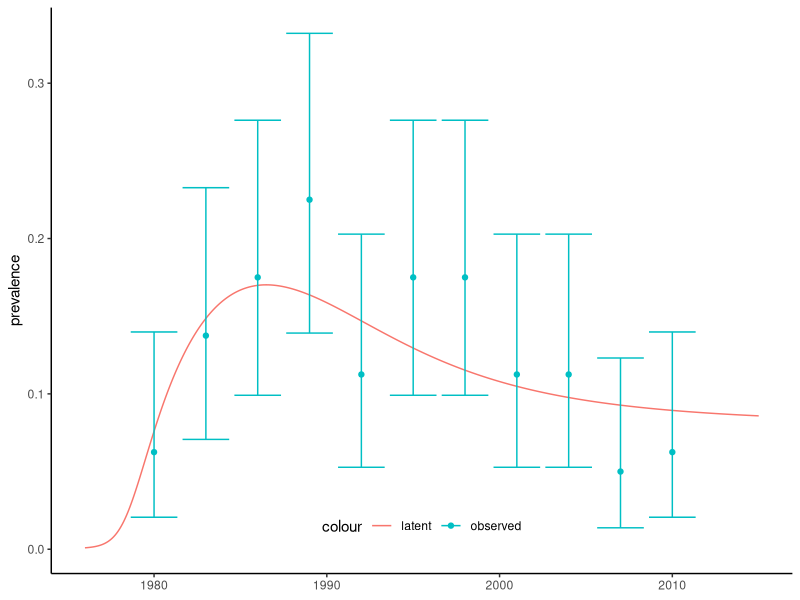
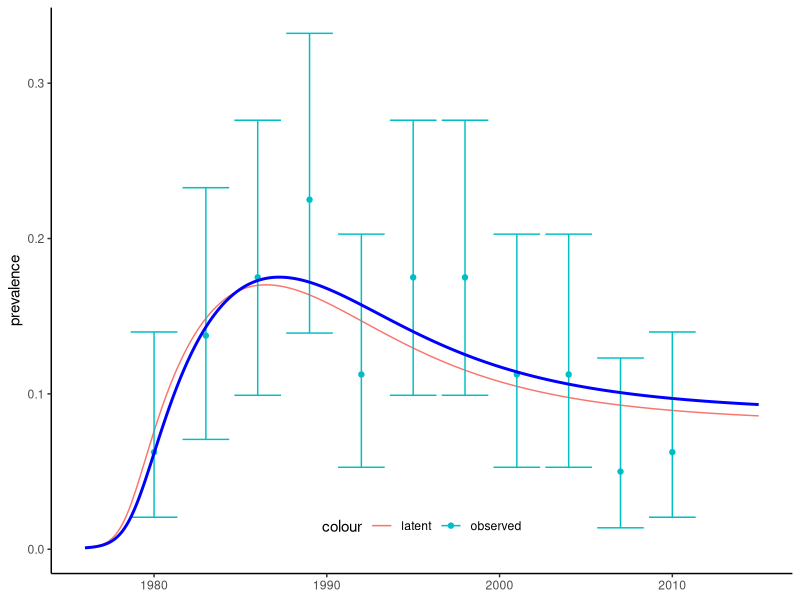
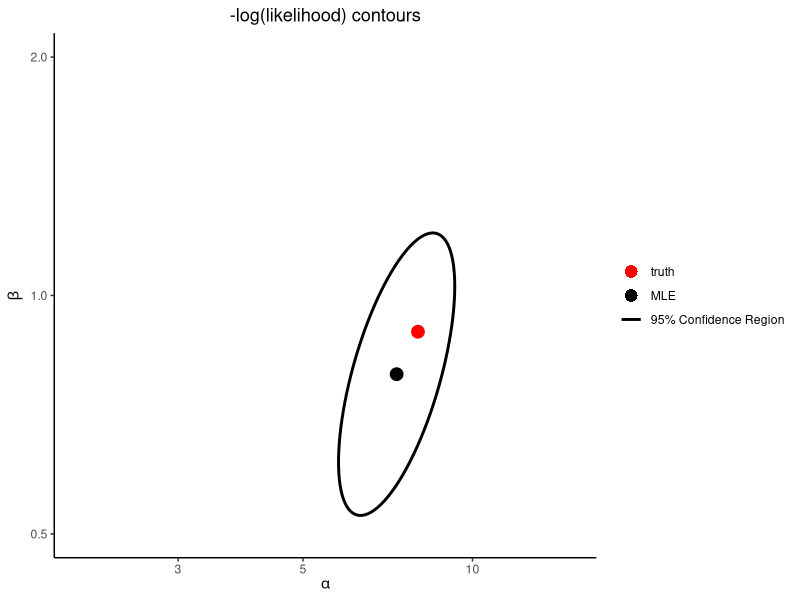
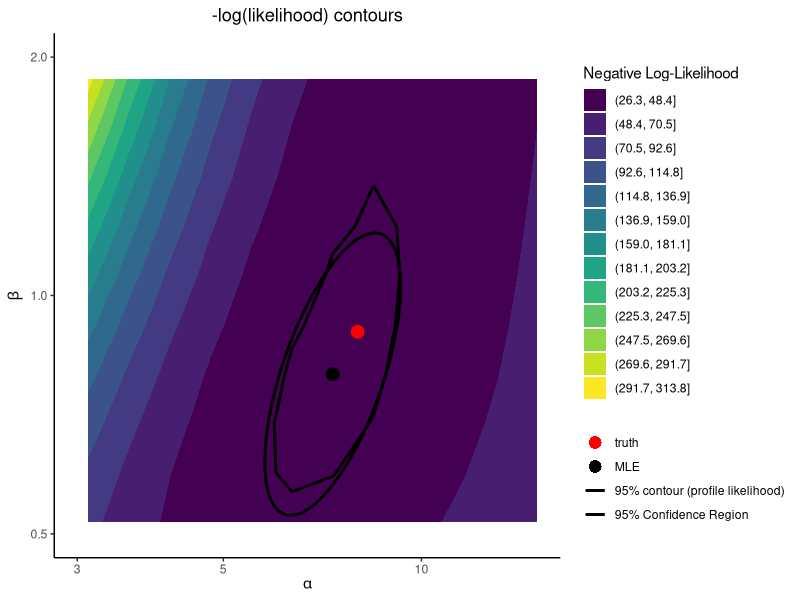

Reproduce these figures in R, in order.
#' Fitting 1: Fitting a dynamic SI model with Maximum Likelihood Estimation
#' Clinic on the Meaningful Modeling of Epidemiological Data
#' International Clinics on Infectious Disease Dynamics and Data (ICI3D) Program
#' African Institute for Mathematical Sciences, Muizenberg, RSA
#' (C) Steve Bellan, 2015, Seth Blumberg 2025, Carl Pearson 2026
#'
#' By the end of this tutorial you should ...
#'  * Understand how to simulate cross-sectional prevalence data around a
#'    simulated epidemic.
#'  * Calculate a binomial likelihood from these prevalence data and a fully
#'    specified epidemic model.
#'  * Use R's `optim` function to do multivariate optimization over transformed
#'    parameter space.
#'  * Understand the difference betweeen SANN and Nelder-Mead algorithms
#'  * Create 95% CIs and contours from the hessian matrix
#'  * Create 95% CIs and contours based on the likelihood ratio
#'
#' n.b. the code below uses `roxygen2` syntax for annotating comments. That
#' includes providing example calls of the functions in @examples blocks.
#' The code in @examples blocks

################################################################################
# SECTION 0: SETUP #############################################################
################################################################################

library(deSolve)
library(ggplot2)
library(ellipse)

#' @title Check if a value is a positive scalar
#'
#' @param x The value to check.
#' @return logical. `TRUE` if `x` is a positive scalar, `FALSE` otherwise.
is_positive_scalar <- function(x) {
  is.numeric(x) && length(x) == 1 && !is.na(x) && x > 0
}

#' @title Check if a value is a proportion
#'
#' @param x The value to check.
#' @return logical. `TRUE` if `x` is a proportion, `FALSE` otherwise.
is_proportion <- function(x) {
  is.numeric(x) && length(x) == 1 && !is.na(x) && x >= 0 && x <= 1
}

#' @title Collect Disease Parameters
#'
#' @description
#' Creates a list of disease parameters with their default values for the HIV
#' epidemic model.
#'
#' This function captures its local environment variables using
#' `as.list(environment())` to construct a named list from the arguments while
#' providing convenient defaults. This function also validates those parameters.
#'
#' @param Beta numeric. Transmission rate (infectious contacts per
#'   year-infectious-persons). Default is 0.9.
#' @param alpha numeric. Decline in transmission coefficient with prevalence
#'   (unitless). Default is 8.
#' @param progRt numeric. Progression rate, defined as `n` divided by
#'   the life-with-HIV expectancy, where `n` is the number of boxcars
#'   (1 / year). Default is 4/10.
#' @param birthRt numeric. Birth rate, representing the proportion of people
#'   who give birth per year (new people / current people / year).
#'   Default is 0.03.
#' @param deathRt numeric. Background death rate, defined as 1 divided by
#'   the life expectancy (1 / year). Default is 1/60.
#'
#' @return list. A named list containing the defined disease parameters.
#'
#' @examples
#' disease_params()
#' disease_params(Beta = .2)
disease_params <- function(
  Beta = 0.9,
  alpha = 8,
  progRt = (4 / 10),
  birthRt = .03 / 1,
  deathRt = 1 / 60
) {
  stopifnot(
    "Beta must be a positive scalar" = is_positive_scalar(Beta),
    "progRt must be a positive scalar" = is_positive_scalar(progRt),
    "birthRt must be a positive scalar" = is_positive_scalar(birthRt),
    "deathRt must be a positive scalar" = is_positive_scalar(deathRt)
  )
  return(as.list(environment()))
}

#' @title Initialize State Variables from Prevalence
#'
#' @description
#' Creates a named vector of initial state values (proportions of the
#' population) for the SI ODE model given the initial prevalence.
#'
#' @param initPrev numeric. The initial prevalence at the start of the
#'   simulation, which must be a proportion (between 0 and 1 inclusive).
#'   Default is `exp(-7)`.
#'
#' @return numeric. A named vector of initial proportions for state variables:
#'   `S` (susceptibles), `I1`, `I2`, `I3`, `I4` (infected classes), `CI`
#'   (cumulative incidence), and `CD` (cumulative deaths).
#'
#' @examples
#' initialize_from_prev()
#' initialize_from_prev(0.01)
initialize_from_prev <- function(
  initPrev = exp(-7)
) {
  stopifnot(
    "initPrev must be a proportion between 0 and 1" = is_proportion(initPrev)
  )
  return(c(
    S = 1 - initPrev,
    I1 = initPrev,
    I2 = 0,
    I3 = 0,
    I4 = 0,
    CI = 0,
    CD = 0
  ))
}

#' @title SI ODE Model with Four Infected Boxcars
#'
#' @description
#' Calculates the derivatives for the SI (Susceptible-Infected) epidemic model
#' with 4 boxcar stages of infection. This model is equivalent to the third
#' model in the HIV in Harare tutorial, although some parameters may differ.
#'
#' @param tt numeric. The current time point in the integration.
#' @param yy numeric. Named vector of current state variable values: `S`
#'   (susceptible), `I1`, `I2`, `I3`, `I4` (infected classes), `CI`
#'   (cumulative incidence), and `CD` (cumulative deaths).
#' @param parms list. A list of disease parameters containing:
#'   * `Beta`: transmission rate
#'   * `alpha`: decline in transmission coefficient with prevalence
#'   * `progRt`: progression rate through boxcars
#'   * `birthRt`: birth rate
#'   * `deathRt`: natural death rate
#'
#' @return list. A list containing a single numeric vector of the state
#'   variable derivatives.
#'
#' @examples
#' dHIV_SI4(0, initialize_from_prev(), disease_params())
dHIV_SI4 <- function(tt, yy, parms) {
  with(c(parms, as.list(yy)), {
    ## State variables are: S, I1, I2, I3, I4; tracking states CI, CD
    pop_N <- sum(yy) ## total population
    pop_I <- pop_N - S
    prev_I <- pop_I / pop_N
    transmissionCoef <- Beta * exp(-alpha * prev_I)

    # processes
    infection <- transmissionCoef * prev_I * S
    birth <- birthRt * pop_N
    death <- deathRt * yy[1:5]
    progress <- progRt * yy[2:5]

    deriv <- rep(NA, length(yy))
    ## state variable derivatives (ODE system)
    ## Susceptibles
    deriv[1] <- birth - death[1] - infection
    ## I Boxcars
    ## each lose their progress, gain earlier progress, die of natural causes
    deriv[2:5] <- -progress + c(infection, progress[1:3]) - death[2:5]
    ## Cumulative Incidence
    deriv[6] <- infection
    ## Cumulative Disease Induced Death, i.e progression from final boxcar
    deriv[7] <- progress[4]

    return(list(deriv))
  })
}

#' @title Simulate Epidemic
#'
#' @description
#' Runs the deterministic model simulation using the specified ODE system,
#' initial state values, time sequence, and disease parameters.
#'
#' @param init numeric. Named vector of initial state values. Default is
#'   `initialize_from_prev()`.
#' @param tseq numeric. Sequence of times at which model predictions are
#'   desired. Default is monthly steps from 1976 to 2015.
#' @param modFunction function. The ODE system derivative function (such as
#'   `dHIV_SI4`). Default is `dHIV_SI4`.
#' @param parms list. List of disease parameters. Default is `disease_params()`.
#'
#' @return data.frame. A data frame of simulated outputs containing:
#'   * `time`: time points of predictions
#'   * state variables (`S`, `I1` to `I4`, `CI`, `CD`)
#'   * `I`: total infected population (`I1 + I2 + I3 + I4`)
#'   * `N`: total population (`S + I`)
#'   * `P`: infected prevalence (`I / N`)
#'
#' @examples
#' simEpidemic()
simEpidemic <- function(
  init = initialize_from_prev(),
  parms = disease_params(),
  tseq = seq(1976, 2015, by = 1 / 12),
  t0 = 1976,
  modFunction = dHIV_SI4
) {
  tkeep <- unique(sort(tseq))
  tcalc <- unique(sort(c(t0, tkeep)))
  # n.b. a `within` block works within a data frame to calculate new values
  return(
    lsoda(init, tcalc, modFunction, parms = parms) |>
      as.data.frame() |>
      within({
        I <- I1 + I2 + I3 + I4
        N <- S + I
        P <- I / N
      }) |>
      subset(time %in% tkeep)
  )
}

#' @title Sample Epidemic
#'
#' @description
#' Simulates drawing cross-sectional samples of individuals from a simulated
#' epidemic at specified time points, testing them, and calculating sample
#' prevalence alongside binomial confidence intervals.
#'
#' @param simDat data.frame. Simulated epidemic data, typically the output
#'   of `simEpidemic()`. Must contain columns `time` and `P`.
#' @param sampleDates numeric. Vector of dates at which to sample the
#'   population. Default is every 3 years from 1980 to 2010.
#' @param numSamp numeric. Vector indicating the number of individuals
#'   sampled at each date. Default is 80 individuals per date.
#'
#' @return data.frame. A data frame with columns:
#'   * `time`: sample dates
#'   * `numPos`: simulated number of positive cases
#'   * `numSamp`: number of individuals sampled
#'   * `sampPrev`: sample prevalence (`numPos / numSamp`)
#'   * `lci`: lower binomial confidence interval bound
#'   * `uci`: upper binomial confidence interval bound
#'
#' @examples
#' sampleEpidemic(simEpidemic())
sampleEpidemic <- function(
  simDat,
  sampleDates = seq(1980, 2010, by = 3),
  numSamp = rep(80, length(sampleDates)),
  seed = 1
) {
  set.seed(seed)
  data_subset <- subset(simDat, time %in% sampleDates)
  if (nrow(data_subset) != length(sampleDates)) {
    warning(
      "The following sampleDates are not present in simDat: ",
      toString(setdiff(sampleDates, simDat$time))
    )
    numSamp <- numSamp[which(sampleDates %in% simDat$time)]
  }

  return(
    within(data_subset, {
      numSamp <- numSamp # save the number of samples
      numPos <- rbinom(length(numSamp), numSamp, P) # draw samples
      .bt <- t(mapply(
        function(x, n) {
          tmp <- binom.test(x, n)
          unname(c(tmp$estimate, tmp$conf.int))
        },
        x = numPos,
        n = numSamp
      ))
      sampPrev <- .bt[, 1]
      lci <- .bt[, 2]
      uci <- .bt[, 3]
    })[, c("time", "numSamp", "numPos", "sampPrev", "lci", "uci")]
  )
}

################################################################################
# SECTION 1: CREATE AN EPIDEMIC TRUTH + OBSERVATION ############################
################################################################################

## Run system of ODEs for "true" parameter values
trueParms <- disease_params()
# Simulated epidemic (underlying process)
simDat <- simEpidemic(parms = trueParms)

# Simulate *observed* data about the epidemic
myDat <- sampleEpidemic(simDat)

# Plot simulated prevalence and sample data using ggplot2
plot_sim_vs_obs <- ggplot() +
  aes(x = time) +
  geom_line(aes(y = P, color = "latent"), simDat) +
  geom_point(aes(y = sampPrev, color = "observed"), myDat) +
  geom_errorbar(aes(ymin = lci, ymax = uci, color = "observed"), myDat) +
  labs(x = NULL, y = "prevalence") +
  theme_classic() +
  theme(
    legend.position = "inside",
    legend.position.inside = c(0.5, 0.05),
    legend.justification.inside = c(0.5, 0),
    legend.direction = "horizontal"
  )

print(plot_sim_vs_obs)

## To start, we need to write a likelihood function that gives the
## probability that a given parameter set (Beta, alpha values) would generate
## the observed data. Remember that we are assuming that there is some true
## underlying epidemic curve that is deterministic and the data we observe
## are only noisy because of sampling/observation error (not because the
## underlying curve is also noisy, i.e. process error, which would be
## particularly likely for epidemics in small populations).

## We assume binomial sampling errors. So we can write the -log-likelihood as
## the probability of observing the observed number positive out of each
## sample if the prevalence is the value generated by a model parameterized
## by a given set of parameters:

#' @title Negative Log-Likelihood for HIV SI4 Model
#'
#' @description
#' Calculates the negative log-likelihood of the observed data given a set of
#' disease parameters. This assumes binomial sampling errors at the observed
#' time points.
#'
#' @param parms list. List of disease parameters. Default is `disease_params()`.
#' @param obsDat data.frame. Observed data containing columns `time`, `numPos`,
#'   and `numSamp`. Default is `myDat`.
#' @param t0 numeric. The starting time of the epidemic simulation. Default
#'   is 1976.
#'
#' @return numeric. The negative log-likelihood value.
#'
#' @examples
#' # log likelihood of the true parameters (which we usually never know)
#' nllikelihood(disease_params())
#' # ... vs some random guess
#' nllikelihood(disease_params(Beta = 3, alpha = 1))
nllikelihood <- function(
  parms = disease_params(),
  obsDat = myDat
) {
  # simulate an epidemic corresponding to parms, evaluated
  simDat <- simEpidemic(tseq = obsDat$time, parms = parms)
  nlls <- -dbinom(
    obsDat$numPos,
    obsDat$numSamp,
    prob = simDat$P,
    log = TRUE
  )
  return(sum(nlls))
}

## First look up how optim() works. The more you read through the help
## file the easier this will be!!! In particular make sure you understand that
## the first argument of optim must be the initial values of the parameters to
## be fitted (i.e. Beta & alpha) and that any other parameters to be fixed are
## given as additional arguments (in the help file under "...")
## ?optim

#' @title Substitute and Update Parameters
#'
#' @description
#' Combines fitted and fixed parameters into a single list suitable for the
#' epidemic model. Parameters whose names start with `"log_"` are
#' automatically exponentiated back to their untransformed scale.
#'
#' @param fit.params numeric. Named vector of parameters being fitted.
#' @param fixed.params list. List of fixed parameters, typically the output
#'   of `disease_params()`. Default is `disease_params()`.
#'
#' @return list. A list of all parameters (both fixed and fitted) on their
#'   original (unlogged) scale.
#'
#' @examples
#' guess_params <- c(log_Beta = log(5), log_alpha = log(8))
#' subsParms(guess_params)
subsParms <- function(fit.params, fixed.params = disease_params()) {
  within(fixed.params, {
    loggedParms <- names(fit.params)[grepl('log_', names(fit.params))]
    unloggedParms <- names(fit.params)[!grepl('log_', names(fit.params))]
    for (nm in unloggedParms) {
      assign(nm, as.numeric(fit.params[nm]))
    }
    for (nm in loggedParms) {
      assign(gsub('log_', '', nm), exp(as.numeric(fit.params[nm])))
    }
    rm(nm, loggedParms, unloggedParms)
  })
}

## Make likelihood a function of fixed and fitted parameters.
objFXN <- function(
  fit.params, ## parameters to fit
  fixed.params = disease_params(), ## fixed paramters
  obsDat = myDat
) {
  parms <- subsParms(fit.params, fixed.params)
  nllikelihood(parms, obsDat = obsDat) ## then call likelihood
}
guess.params <- c(log_Beta = log(5), log_alpha = log(8))
objFXN(guess.params, disease_params())

## Select initial values for fitted parameters from which optimization routine
## will start. If you select bad initial values the algorithm can get stuck on a
## bad set of parameters. You can always try the true values as a starting point
## for this problem, although that's rarely possible in real problems.

init.pars <- c(log_alpha = log(30), log_Beta = log(.1))
## We will start with SANN optimization since it is stochastic and therefore
## less likely to get stuck in a local minima. But then finish with Nelder-Mead
## optimization which is much faster.

###  NOTE: for trace >0 you see more progress report, bigger numbers show more
###  update
trace <- 3

## SANN: This is stochastic, be CAREFUL -- sometimes it gets stuck at local minima
## for unreasonble parameters. If you see this happen, run it again!
optim.vals <- optim(
  par = init.pars,
  objFXN,
  fixed.params = disease_params(),
  obsDat = myDat,
  control = list(trace = trace, maxit = 150),
  method = "SANN"
)
exp(optim.vals$par) # note `log_` no longer applies
trueParms[c('alpha', 'Beta')] |> unlist()

## We feed the last parameters of SANN in as the first values of Nelder-Mead
optim.vals <- optim(
  par = optim.vals$par,
  objFXN,
  fixed.params = disease_params(),
  obsDat = myDat,
  control = list(trace = trace, maxit = 800, reltol = 10^-7),
  method = "Nelder-Mead",
  hessian = T
)
optim.vals
MLEfits <- optim.vals$par
trueParms[c('alpha', 'Beta')]
exp(unname(MLEfits))

log_alpha.fit <- MLEfits["log_alpha"]
log_Beta.fit <- MLEfits["log_Beta"]

## Look at the output of optim. Understand what it means. Did the algorithm
## converge? Look at ?optim to understand it.

# Plot MLE fit time series using ggplot2
fitDat <- simEpidemic(parms = subsParms(optim.vals$par, trueParms))

plot_mle_fit <- plot_sim_vs_obs +
  geom_line(
    data = fitDat,
    aes(x = time, y = P),
    color = "blue",
    linewidth = 1
  )

print(plot_mle_fit)

################################################################################
# SECTION 2: INVESTIGATE MLE ###################################################
################################################################################

## The Hessian matrix gives you the curvature of the likelihood function at the
## maximum likelihood estimate (MLE) of the fitted parameters. In other words,
## it tells you the second derivative around MLE, which can be used to
## estimate the covariance variance matrix of the estimator. This estimate of
## the covariance variance matrix is known as the Fisher information matrix
## and can be obtained by inverting the Hessian.

## invert the Hessian, to estimate the covar-var matrix of parameter estimates
fisherInfMatrix <- solve(optim.vals$hessian)

# Extract ellipse coordinates
ellipse_coords <- as.data.frame(
  exp(ellipse(fisherInfMatrix, centre = MLEfits, level = 0.95))
) |>
  setNames(c("alpha", "Beta"))

# True parameters data frame
true_df <- trueParms[c("alpha", "Beta")] |> as.data.frame()

# MLE parameters data frame
mle_df <- data.frame(
  alpha = exp(log_alpha.fit),
  Beta = exp(log_Beta.fit)
)

# Plot contours using ggplot2
contour_plot <- ggplot() +
  aes(x = alpha, y = Beta) +
  geom_point(aes(color = "truth"), true_df, size = 4) +
  geom_point(aes(color = "MLE"), mle_df, size = 4) +
  geom_path(
    aes(color = "95% Confidence Region"),
    ellipse_coords,
    linewidth = 1
  ) +
  scale_x_log10(limits = c(2, 15)) +
  scale_y_log10(limits = c(0.5, 2)) +
  scale_color_manual(
    name = NULL,
    values = c(
      "truth" = "red",
      "MLE" = "black",
      "95% Confidence Region" = "black"
    ),
    breaks = c("truth", "MLE", "95% Confidence Region"),
    guide = guide_legend(
      override.aes = list(
        shape = c(16, 16, NA),
        linetype = c("blank", "blank", "solid")
      )
    )
  ) +
  labs(
    x = expression(alpha),
    y = expression(beta),
    title = "-log(likelihood) contours"
  ) +
  theme_classic() +
  theme(
    plot.title = element_text(hjust = 0.5)
  )

print(contour_plot)

## Contour plots with likelihood profiles
##
## With all other parameters fixed to their initial values, lets look at a
## contour likelihood plot over Beta and alpha.  To do this we write wrapper
## functions of log_Beta and log_alpha to feed to outer() and then
## contour(). This is confusing so make sure you understand every function.

## This function simply takes values log_Beta and log_alpha and feeds them into
## objFXN above as a single variable called logpars, you'll see why this is
## useful below.
objXalpha_Beta <- Vectorize(
  function(
    alpha,
    Beta,
    fixed.params = disease_params(),
    browse = F
  ) {
    objFXN(
      fit.params = c(log_alpha = log(alpha), log_Beta = log(Beta)),
      fixed.params = fixed.params
    )
  },
  list("alpha", "Beta")
)


## Now instead of giving a single argument on the log scale we give 2
## on the untransformed scale.
objFXN(c(log_alpha = log(1 / 5), log_Beta = log(25)))
objXalpha_Beta(1 / 5, 25)

## Now we use the R function outer() to evaluate objXalpha_Beta() over a grid
## of {alpha, Beta} combinations. This can take a long time because we have to do
## res^2 evaluations of nllikelihood(), and recall that each time we do this we are
## running lsoda() inside simEpidemic()

## Grid resolution resXres, increasing it makes contours smoother but takes a lot longer
res <- 15

## Now create a sequence of alpha values for the grid
alpha.seq <- exp(seq(log_alpha.fit - 1, log_alpha.fit + 1, l = res))
alpha.seq

## Now create a sequence of Beta values for the grid
Beta.seq <- exp(seq(log_Beta.fit - 1, log_Beta.fit + 1, l = res))
Beta.seq

## The function outer() now evaluates objXalpha_Beta on this grid. ?outer
mat <- outer(alpha.seq, Beta.seq, objXalpha_Beta) # this can take a long time

## Make a contour plot that shows the confidence regions in red.  Likelihood
## Ratio Test confidence regions use the chi squared distribution cutoff with
## degrees of freedom 2 (2 parameters)
ml.val <- optim.vals$value
conf.cutoff <- ml.val + qchisq(.95, 2) / 2

# Convert grid matrix to data frame
grid_df <- expand.grid(alpha = alpha.seq, Beta = Beta.seq)
grid_df$z <- as.vector(mat)

# Plot likelihood contours using ggplot2
plot_profile_contours <- contour_plot

# Prepend the filled contour layer so it is drawn at the bottom
plot_profile_contours$layers <- c(
  geom_contour_filled(
    data = grid_df,
    aes(x = alpha, y = Beta, z = z),
    breaks = seq(min(mat), max(mat), length.out = 20)
  ),
  plot_profile_contours$layers
)

# Add the profile likelihood contour on top and update scales
plot_profile_contours <- plot_profile_contours +
  geom_contour(
    data = grid_df,
    aes(
      z = z,
      color = "95% contour (profile likelihood)"
    ),
    breaks = conf.cutoff,
    linewidth = 1
  ) +
  scale_x_log10(limits = c(3, 15)) +
  scale_fill_viridis_d(name = "Negative Log-Likelihood") +
  scale_color_manual(
    name = NULL,
    values = c(
      "truth" = "red",
      "MLE" = "black",
      "95% contour (profile likelihood)" = "black",
      "95% Confidence Region" = "black"
    ),
    breaks = c(
      "truth",
      "MLE",
      "95% contour (profile likelihood)",
      "95% Confidence Region"
    ),
    guide = guide_legend(
      override.aes = list(
        shape = c(16, 16, NA, NA),
        linetype = c("blank", "blank", "solid", "solid")
      )
    )
  ) +
  theme(legend.position = "right")

print(plot_profile_contours)

######################################################
# EXERCISES
#
# 1. Evaluate how the MLE estimate and confidence interval changes when
# there is more or less observational noise. (Hint: Change the number of
# people sampled during each surveillance study in the sampleEpidemic
# function.)
#
# 2. Evaluate how the MLE estimate and confidence interval changes when the
# frequency of surveillance changes.
#
# 3. Evaluate how the MLE estimate and confidence changes when the model used
# to conduct the estimation differs from the 'true' model. Specifically,
# see what happens if you only use two boxcars in the model, rather than four.
# (Hint: You will need to make a new function for the model used to
# calculate the likelihood)
